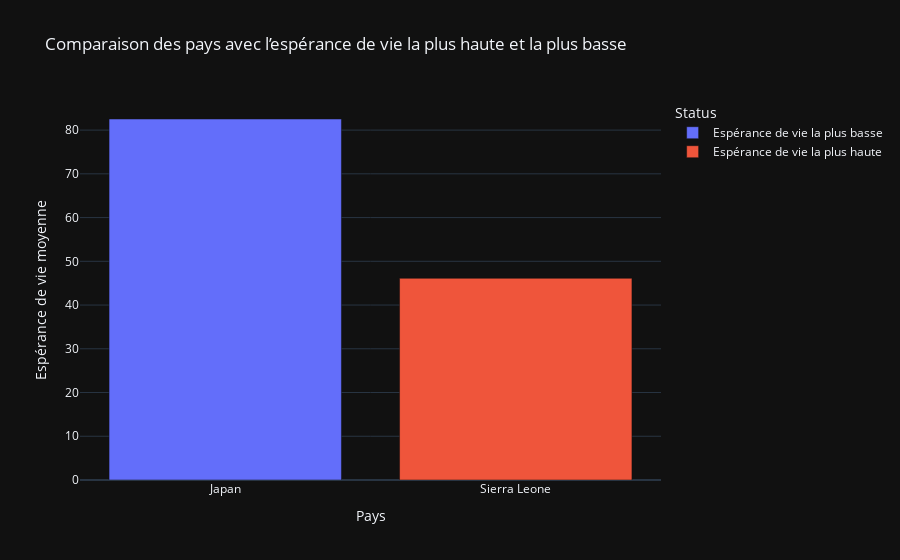

Notebook source saved alongside this figure:
### Code cell
lowest_country = avg_life_expectancy_by_country.nsmallest(1)
highest_country = avg_life_expectancy_by_country.nlargest(1)

filtered_data_lowest = lowest_country.reset_index()
filtered_data_highest = highest_country.reset_index()

filtered_data_lowest['Status'] = 'Espérance de vie la plus haute'
filtered_data_highest['Status'] = 'Espérance de vie la plus basse'

combined_data = pd.concat([filtered_data_highest, filtered_data_lowest])

fig = px.bar(combined_data, x='Country', y='Life expectancy', color='Status',
             title='Comparaison des pays avec l’espérance de vie la plus haute et la plus basse',
             template='plotly_dark')

fig.update_xaxes(title='Pays')
fig.update_yaxes(title='Espérance de vie moyenne')

fig.show()

### Figure 1 — Plotly figure (JSON) as saved in the notebook; plotly's stock layout.template omitted (floating-point values rounded to 4 significant figures)
{"data": [{"alignmentgroup": "True", "hovertemplate": "Status=Espérance de vie la plus basse<br>Country=%{x}<br>Life expectancy=%{y}<extra></extra>", "legendgroup": "Espérance de vie la plus basse", "marker": {"color": "#636efa", "pattern": {"shape": ""}}, "name": "Espérance de vie la plus basse", "offsetgroup": "Espérance de vie la plus basse", "orientation": "v", "showlegend": true, "textposition": "auto", "type": "bar", "x": ["Japan"], "xaxis": "x", "y": [82.54], "yaxis": "y"}, {"alignmentgroup": "True", "hovertemplate": "Status=Espérance de vie la plus haute<br>Country=%{x}<br>Life expectancy=%{y}<extra></extra>", "legendgroup": "Espérance de vie la plus haute", "marker": {"color": "#EF553B", "pattern": {"shape": ""}}, "name": "Espérance de vie la plus haute", "offsetgroup": "Espérance de vie la plus haute", "orientation": "v", "showlegend": true, "textposition": "auto", "type": "bar", "x": ["Sierra Leone"], "xaxis": "x", "y": [46.11], "yaxis": "y"}], "layout": {"barmode": "relative", "legend": {"title": {"text": "Status"}, "tracegroupgap": 0}, "title": {"text": "Comparaison des pays avec l’espérance de vie la plus haute et la plus basse"}, "xaxis": {"anchor": "y", "domain": [0, 1], "title": {"text": "Pays"}}, "yaxis": {"anchor": "x", "domain": [0, 1], "title": {"text": "Espérance de vie moyenne"}}}}
